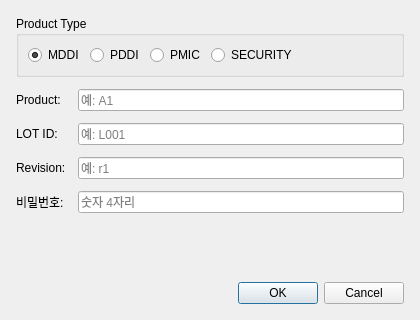
<?xml version="1.0" encoding="UTF-8"?>
<ui version="4.0">
 <class>UploadDialog</class>
 <widget class="QDialog" name="UploadDialog">
  <property name="geometry">
   <rect>
    <x>0</x>
    <y>0</y>
    <width>420</width>
    <height>320</height>
   </rect>
  </property>
  <property name="windowTitle">
   <string>서버 업로드 정보 입력</string>
  </property>
  <layout class="QVBoxLayout" name="verticalLayout">
   <property name="leftMargin"><number>16</number></property>
   <property name="topMargin"><number>16</number></property>
   <property name="rightMargin"><number>16</number></property>
   <property name="bottomMargin"><number>16</number></property>
   <property name="spacing"><number>12</number></property>
   <item>
    <widget class="QGroupBox" name="groupBox_pt">
     <property name="title">
      <string>Product Type</string>
     </property>
     <layout class="QHBoxLayout" name="horizontalLayout_pt">
      <item>
       <widget class="QRadioButton" name="rb_pt_MD">
        <property name="text"><string>MDDI</string></property>
        <property name="checked"><bool>true</bool></property>
       </widget>
      </item>
      <item>
       <widget class="QRadioButton" name="rb_pt_PD">
        <property name="text"><string>PDDI</string></property>
       </widget>
      </item>
      <item>
       <widget class="QRadioButton" name="rb_pt_PM">
        <property name="text"><string>PMIC</string></property>
       </widget>
      </item>
      <item>
       <widget class="QRadioButton" name="rb_pt_SE">
        <property name="text"><string>SECURITY</string></property>
       </widget>
      </item>
      <item>
       <spacer name="horizontalSpacer_pt">
        <property name="orientation"><enum>Qt::Horizontal</enum></property>
        <property name="sizeHint" stdset="0">
         <size><width>40</width><height>20</height></size>
        </property>
       </spacer>
      </item>
     </layout>
    </widget>
   </item>
   <item>
    <layout class="QFormLayout" name="formLayout">
     <item row="0" column="0">
      <widget class="QLabel" name="label_product">
       <property name="text"><string>Product:</string></property>
      </widget>
     </item>
     <item row="0" column="1">
      <widget class="QLineEdit" name="le_product">
       <property name="placeholderText"><string>예: A1</string></property>
      </widget>
     </item>
     <item row="1" column="0">
      <widget class="QLabel" name="label_lot">
       <property name="text"><string>LOT ID:</string></property>
      </widget>
     </item>
     <item row="1" column="1">
      <widget class="QLineEdit" name="le_lot_id">
       <property name="placeholderText"><string>예: L001</string></property>
      </widget>
     </item>
     <item row="2" column="0">
      <widget class="QLabel" name="label_revision">
       <property name="text"><string>Revision:</string></property>
      </widget>
     </item>
     <item row="2" column="1">
      <widget class="QLineEdit" name="le_revision">
       <property name="placeholderText"><string>예: r1</string></property>
      </widget>
     </item>
     <item row="3" column="0">
      <widget class="QLabel" name="label_pw">
       <property name="text"><string>비밀번호:</string></property>
      </widget>
     </item>
     <item row="3" column="1">
      <widget class="QLineEdit" name="le_password">
       <property name="placeholderText"><string>숫자 4자리</string></property>
       <property name="echoMode"><enum>QLineEdit::Password</enum></property>
       <property name="maxLength"><number>4</number></property>
      </widget>
     </item>
    </layout>
   </item>
   <item>
    <spacer name="verticalSpacer">
     <property name="orientation"><enum>Qt::Vertical</enum></property>
     <property name="sizeHint" stdset="0">
      <size><width>20</width><height>20</height></size>
     </property>
    </spacer>
   </item>
   <item>
    <widget class="QDialogButtonBox" name="buttonBox">
     <property name="standardButtons">
      <set>QDialogButtonBox::Cancel|QDialogButtonBox::Ok</set>
     </property>
    </widget>
   </item>
  </layout>
 </widget>
 <resources/>
 <connections/>
</ui>
